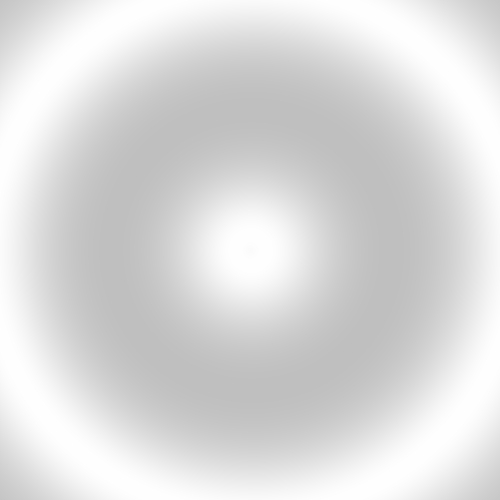
Frame 1 (no input)
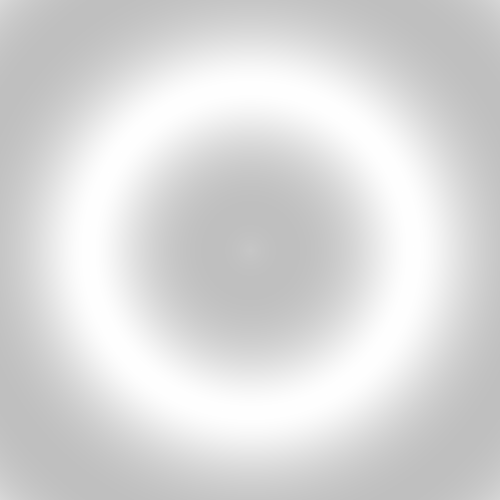
Frame 60 (the mouse pressed at the canvas centre just before this capture)
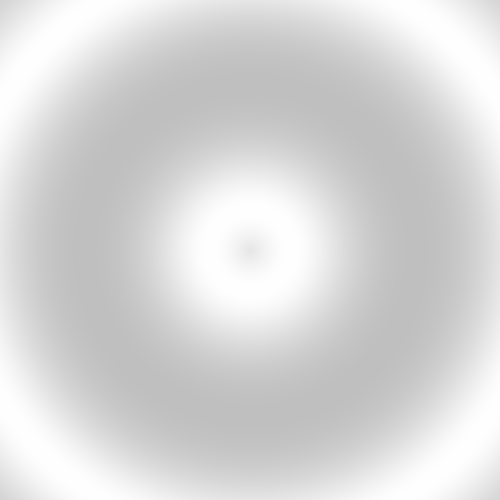
Frame 120 (the mouse held since frame 60 and released just before this capture)

The Processing sketch that drew these frames (run headless with seeded random() and noise(); from frame 60 on, the mouse is pressed at the canvas centre):

// Processing sketch: FuncDrawer_2D
// ── FuncDrawer_2D.pde
float time;
float scl = PI;

void setup() {
  size(500, 500);
}

void draw() {
  time = millis() / 1000;
  loadPixels();
  for(int x = 0; x < width; x++) {
    for(int y = 0; y < height; y++) {
      pixels[y*width+x] = color(bright(func(x, y)));
    }
  }
  updatePixels();
  println(frameRate);
}

//maps between 0-1 to 0 - 255
float bright(float val) {
  return map(val, -1, 1, 0, 255);
}

//maps the screen coords to graph coords
float func(int x, int y) {
  return func(map(x, 0, width, -scl, scl), map(y, 0, height, -scl, scl));
}

float func(float x, float y) {
//  return sin(-time()+(x*x+y*y));
//  float k = 40;
//  return sq(sq(sin(k*x)*cos(k*y))) / (1 + 10*sq(time() - radius(x, y)));
  return 1/(1+sq(sin(radius(x, y)-sqrt(time()))));
//  return 1/(1+time()*sq(sin(y*x+time())));
//  return sin(x+time())*cos(y+time());
}

float time() {
//  return 10 * (1/(1+2*sq(sin(2*map(millis(), 0, 1000, 0, 1)))));
  return sq(map(millis(), 0, 1000, 0, 1));
}

float radius(float x, float y) {
  return sqrt(x*x+y*y);
}

float angle(float x, float y) {
  return atan2(y, x);
}
